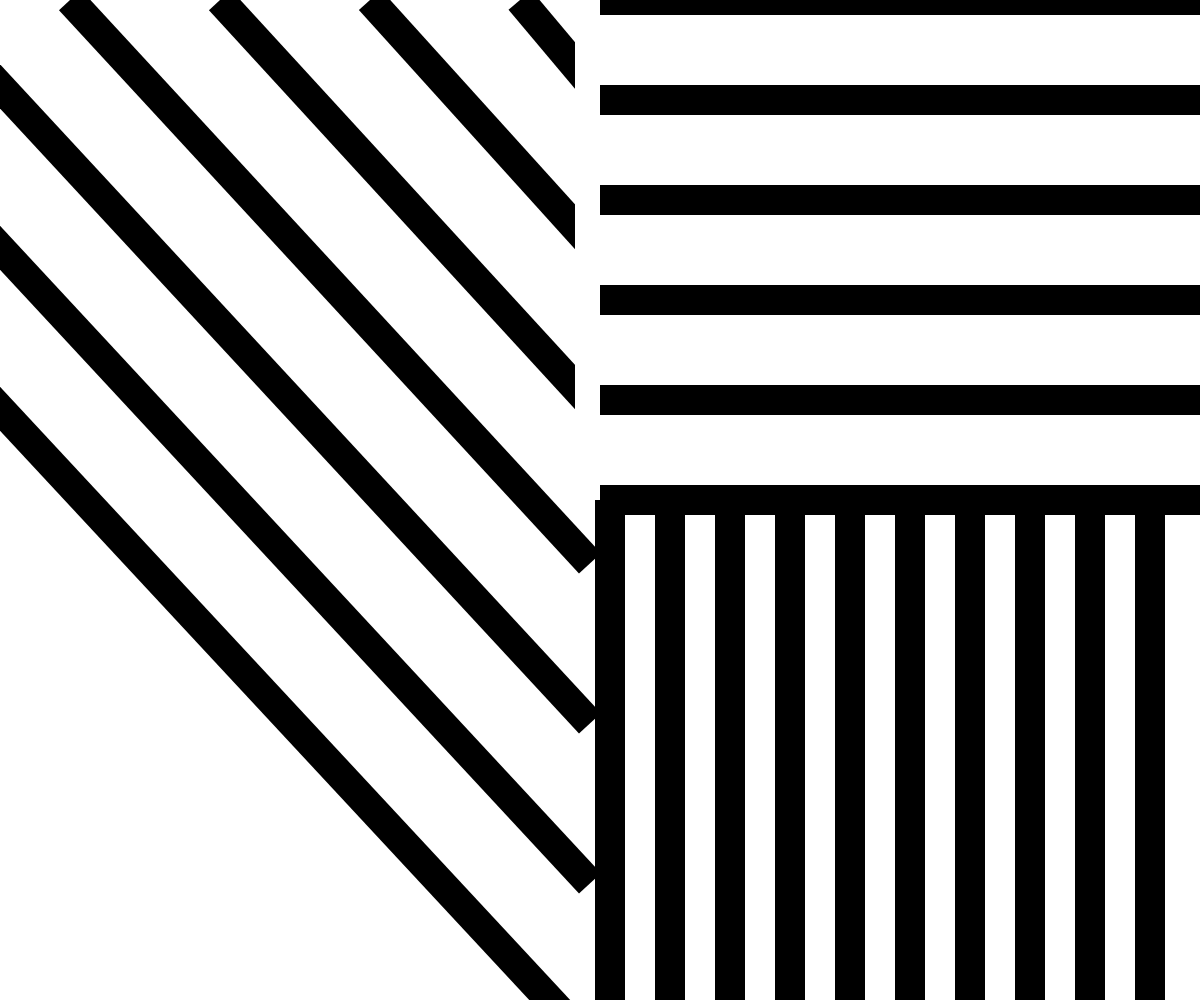
Frame 1 (no input)
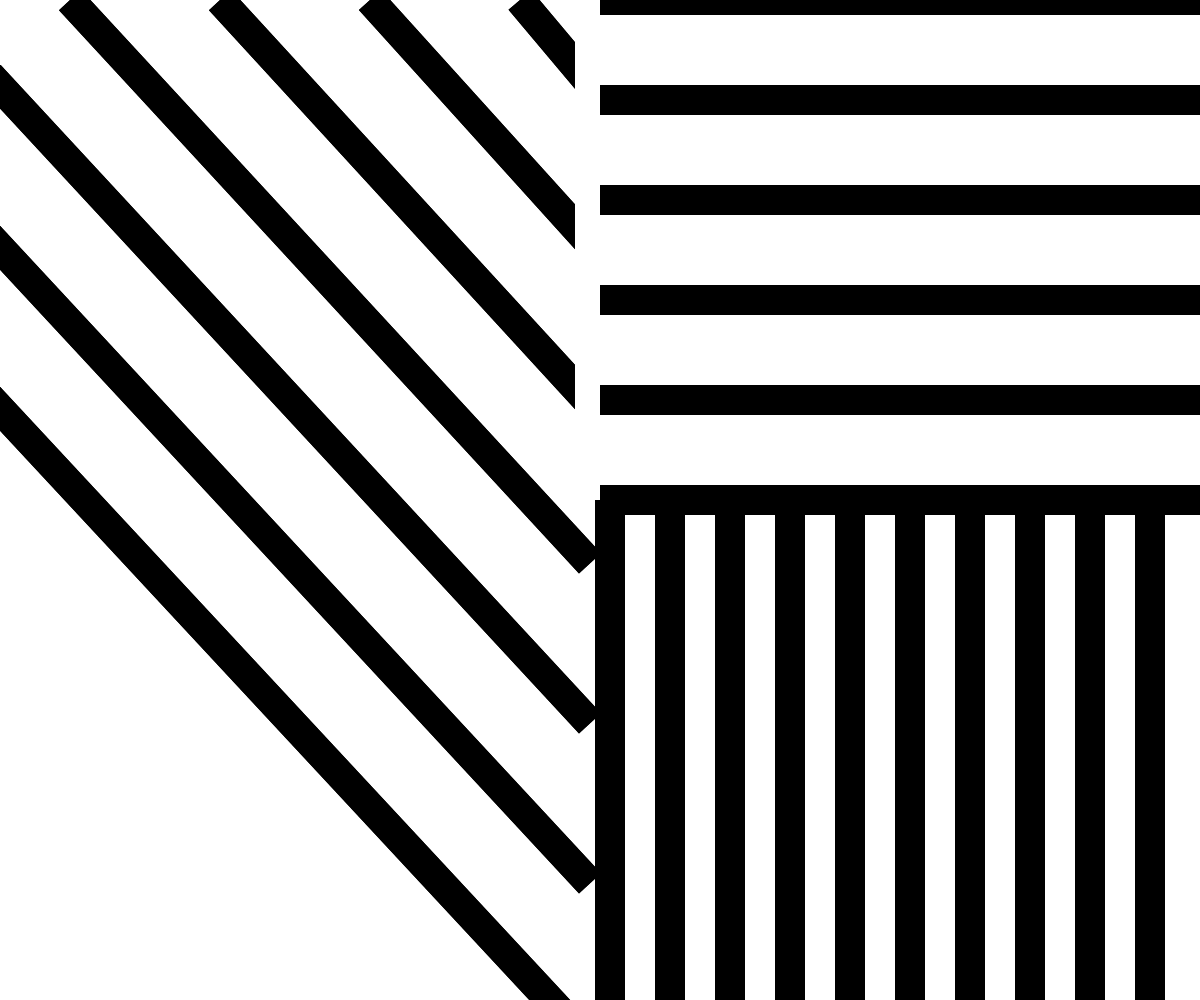
Frame 2 (the mouse pressed at the canvas centre, redrawn once)

The p5.js sketch that drew these frames (run headless with seeded random() and noise() and a simulated clock; the mouse was pressed at the canvas centre and the sketch redrawn once):

// p5.js sketch
// ── sketch.js

function setup() {
    createCanvas(windowWidth, windowHeight);
    noLoop();
}

function draw() {
    var heightSpacing = windowHeight/10;
    var widthSpacing = windowWidth/20;
    strokeWeight(30);
    strokeCap(SQUARE);

// diagonal lines
    for(i=0; i < 7; i++) {
        line(width/2-80 - 150*i, -0, width/2 - 10, height/12 + 160*i );
    }

    noStroke()
    rect(width/2 - 25, -60, width - 30, height/2)
    stroke(0)

// horizontal lines
    for(i=0; i < 6; i++) {
        line(width/2, i * heightSpacing, width, i * heightSpacing);
    }
// vertical lines
    for(i=0; i < 10; i++) {
        line((width/2 + 10) + (i * widthSpacing), height/2, (width/2 + 10) + (i * widthSpacing), height);
    }


}
